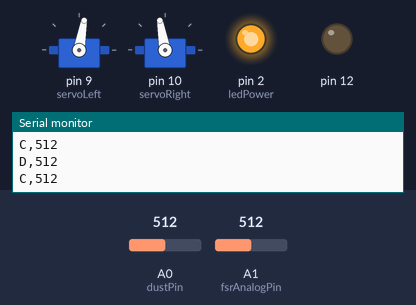
A sketch run on a simulated Arduino Uno, built with avr-gcc and run on an emulated ATmega328P. Shown: 2 × servo, output pins drawn as LEDs (lit = HIGH), the last lines printed to the serial monitor. Inputs (shaded band) come from the test bench; at power-on: A0 (dustPin) = 512, A1 (fsrAnalogPin) = 512.

Above: at 2.8 s.
2.9 s: A0 (dustPin) set to 586
5.6 s: A0 (dustPin) set to 607
At 6.8 s:
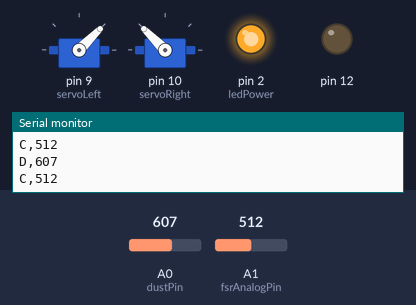
8.3 s: A0 (dustPin) set to 590
At 10.6 s:
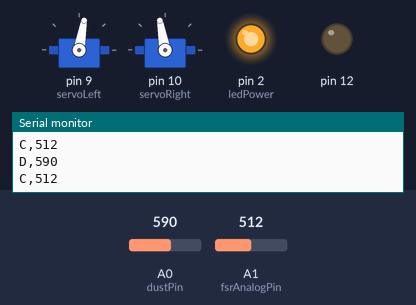
11.5 s: A0 (dustPin) set to 610
At 12.5 s:
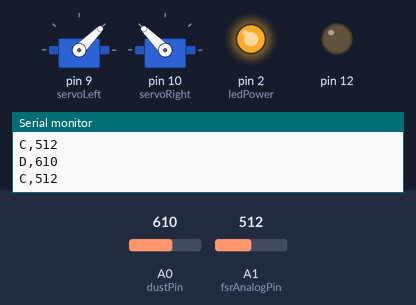
Timing chart, 0 to 14.5 s (numbered marks = the images above; inputs shaded):
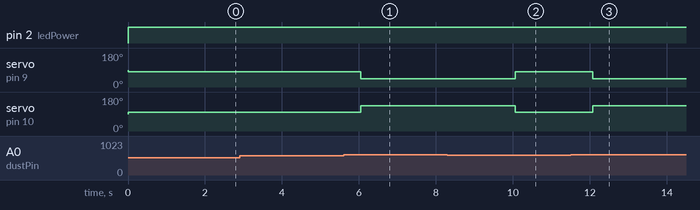

Measured:
- the behaviour switches between 599 and 600 on A0 (dustPin) (found by bisection; images 0 and 1)
- after the input at 5.6 s, servo on pin 9 (servoLeft): 80° → 45° after 0.44 s; servo on pin 10 (servoRight): 100° → 135° after 0.44 s
- after the input at 8.3 s, servo on pin 9 (servoLeft): 45° → 80° after 1.8 s; servo on pin 10 (servoRight): 135° → 100° after 1.8 s
- after the input at 11.5 s, servo on pin 9 (servoLeft): 80° → 45° after 0.58 s; servo on pin 10 (servoRight): 100° → 135° after 0.58 s

The sketch:

Sensors_Arduino.ino
```cpp
#include <Servo.h>

Servo servoLeft;
Servo servoRight;

//touch sensor

int fsrAnalogPin = 1;
int fsrReading;

//Dust Sensor
int dustPin = 0;
int dustVal = 0;

int ledPower = 2;
int delayTime = 280;
int delayTime2 = 40;

float offTime = 9680;


// Temperature & Humidity
//int DHpin = 4;
//byte dat [5];
//byte read_data () {
//  byte data;
//  for (int i = 0; i < 8; i ++) {
//    if (digitalRead (DHpin) == LOW) {
//      while (digitalRead (DHpin) == LOW); // wait for 50us
//      delayMicroseconds (30); // determine the duration of the high level to determine the data is '0 'or '1'
//      if (digitalRead (DHpin) == HIGH)
//        data |= (1 << (7 - i)); // high front and low in the post
//      while (digitalRead (DHpin) == HIGH); // data '1 ', wait for the next one receiver
//    }
//  }
//  return data;
//}


void setup() {

  Serial.begin(9600);
  pinMode(ledPower, OUTPUT);
  pinMode(12, OUTPUT);
//  pinMode (DHpin, OUTPUT);

  servoLeft.attach(9);
  servoRight.attach(10);


}


void loop() {


  // Reading particulate matter

  digitalWrite(ledPower, LOW);
  delayMicroseconds(delayTime);
  dustVal = analogRead(dustPin);
  delayMicroseconds(delayTime2);
  digitalWrite(ledPower, HIGH);
  delayMicroseconds(offTime);

  Serial.print("D");
  Serial.print(",");
  Serial.println(dustVal);


  if (dustVal >= 0 && dustVal < 600) {
    servoLeft.write(80);
    servoRight.write(100);

  } else {
    servoLeft.write(45);
    servoRight.write(135);
  }


  //Reading temperature

//  temp ();

  //      Serial.print ("Humdity =");
  //      Serial.print (dat [0], DEC); // display the humidity-bit integer;
  //      Serial.print ('.');
  //      Serial.print (dat [1], DEC); // display the humidity decimal places;
  //      Serial.println ('%');
//  Serial.print ("T");
//  Serial.print (",");
//  Serial.print (dat [2], DEC); // display the temperature of integer bits;
//  Serial.print ('.');
//  Serial.println (dat [3], DEC); // display the temperature of decimal places;

  touch();
  delay (2000);


}


//void temp () {
//  digitalWrite (DHpin, LOW); // bus down, send start signal
//  delay (30); // delay greater than 18ms, so DHT11 start signal can be detected
//
//  digitalWrite (DHpin, HIGH);
//  delayMicroseconds (40); // Wait for DHT11 response
//
//  pinMode (DHpin, INPUT);
//  while (digitalRead (DHpin) == HIGH);
//  delayMicroseconds (80); // DHT11 response, pulled the bus 80us
//  if (digitalRead (DHpin) == LOW);
//  delayMicroseconds (80); // DHT11 80us after the bus pulled to start sending data
//
//  for (int i = 0; i < 4; i ++) // receive temperature and humidity data, the parity bit is not considered
//    dat[i] = read_data ();
//
//  pinMode (DHpin, OUTPUT);
//  digitalWrite (DHpin, HIGH); // send data once after releasing the bus, wait for the host to open the next Start signal
//}

void touch(){
  fsrReading = analogRead(fsrAnalogPin);
  Serial.print ("C");
  Serial.print (",");
  Serial.println(fsrReading);
  }
```
